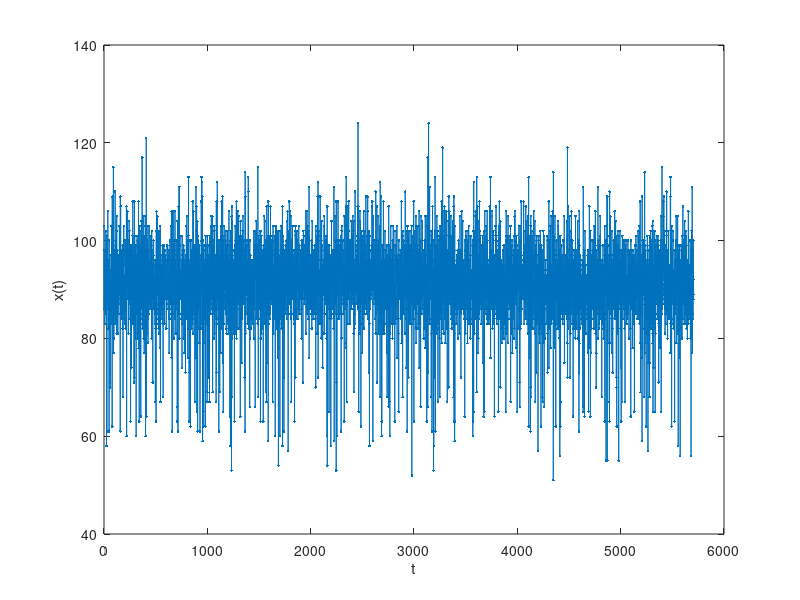
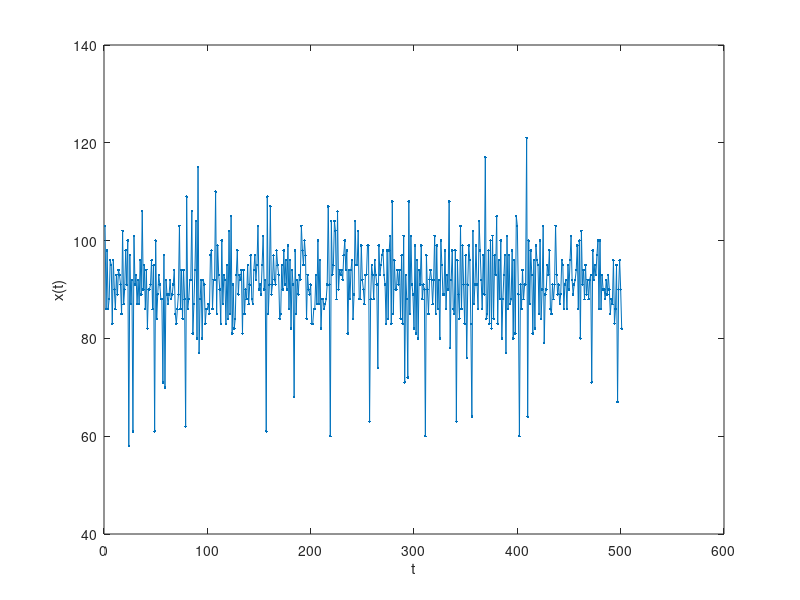

These charts were generated, in order, by the following MATLAB code: (Note: this script raises an error after producing the figures.)
% Simulation of an ARMA process. 
% 1. Generation of a time series from a given ARMA process
% 2. Autocorrelation and partial autocorrelation 
% 3. Fit of a ARMA model.
% 4. Prediction error statistic for the ARMA model.
% 5. Multi-step predictions from a given target point with the ARMA model.
clear all
close all



rooV = [0.4+0.3*i 0.4-0.3*i 0.6 0.8]';
%phi0= 0;
%thetaV = [-5 0.4];
%n = 1000;
sdnoise = 0;
maxtau = 100;
Tmax = 10;
proptest = 0.3;
alpha = 0.05;

tmpV = poly(rooV);
%phiV = [phi0; -tmpV(2:length(rooV)+1)'];
%pgen = length(phiV)-1;
%qgen = length(thetaV);
% 1. Generation of a time series from a given ARMA process
xV=load('eruption2006.dat');
xV500 = xV(1:501);
n=length(xV);
xV=load('eruption2006.dat');
figno = 1;
figure(figno)
clf
plot(xV,'.-')
hold on
xlabel('t')
ylabel('x(t)')
%title(sprintf('ARMA(%d,%d), time history',pgen,qgen))


figno = figno + 1;
figure(figno)
clf
plot(xV500,'.-')
hold on
xlabel('t')
ylabel('x(t)')





% 2. Autocorrelation and partial autocorrelation 
% 2a. Autocorrelation
[acM] = autocorrelation(xV, maxtau);
zalpha = norminv(1-alpha/2);
autlim = zalpha/sqrt(n);
figno = figno + 1;
figure(figno)
clf
hold on
for ii=1:maxtau
    plot(acM(ii+1,1)*[1 1],[0 acM(ii+1,2)],'b','linewidth',1.5)
end
plot([0 maxtau+1],[0 0],'k','linewidth',1.5)
plot([0 maxtau+1],autlim*[1 1],'--c','linewidth',1.5)
plot([0 maxtau+1],-autlim*[1 1],'--c','linewidth',1.5)
xlabel('\tau')
ylabel('r(\tau)')
%title(sprintf('ARMA(%d,%d), autocorrelation',pgen,qgen))


% 2a. Autocorrelation of small 
[acM500] = autocorrelation(xV500, maxtau);
zalpha = norminv(1-alpha/2);
autlim = zalpha/sqrt(n);
figno = figno + 1;
figure(figno)
clf
hold on
for ii=1:maxtau
    plot(acM500(ii+1,1)*[1 1],[0 acM500(ii+1,2)],'b','linewidth',1.5)
end
plot([0 maxtau+1],[0 0],'k','linewidth',1.5)
plot([0 maxtau+1],autlim*[1 1],'--c','linewidth',1.5)
plot([0 maxtau+1],-autlim*[1 1],'--c','linewidth',1.5)
xlabel('\tau')
ylabel('r(\tau)')


% 2b. Partial autocorrelation
display = 1;
pacfV = parautocor(xV,maxtau);
figno = figno + 1;
figure(figno)
clf
hold on
for ii=1:maxtau
    plot(acM(ii+1,1)*[1 1],[0 pacfV(ii)],'b','linewidth',1.5)
end
plot([0 maxtau+1],[0 0],'k','linewidth',1.5)
plot([0 maxtau+1],autlim*[1 1],'--c','linewidth',1.5)
plot([0 maxtau+1],-autlim*[1 1],'--c','linewidth',1.5)
xlabel('\tau')
ylabel('\phi_{\tau,\tau}')
title(sprintf('ARMA(%d,%d), partial autocorrelation',1,1))


% 2b. Partial autocorrelation
display = 1;
pacfV500 = parautocor(xV500,maxtau);
figno = figno + 1;
figure(figno)
clf
hold on
for ii=1:maxtau
    plot(acM(ii+1,1)*[1 1],[0 pacfV500(ii)],'b','linewidth',1.5)
end
plot([0 maxtau+1],[0 0],'k','linewidth',1.5)
plot([0 maxtau+1],autlim*[1 1],'--c','linewidth',1.5)
plot([0 maxtau+1],-autlim*[1 1],'--c','linewidth',1.5)
xlabel('\tau')
ylabel('\phi_{\tau,\tau}')
title(sprintf('ARMA(%d,%d), partial autocorrelation',1,1))


%[fnnM,mdistV,sddistV] = falsenearest(xV,1,20,10,0,'false nearest');

%[hV,pV,QV,xautV] = portmanteauLB(acM(:,2) ,20 , 0.05, 'portmanteau');
[hV,pV,QV,xautV] = portmanteauLB(xV,20 , 0.05, 'portmanteau');

[mutM] = mutualinformation(xV, 10)

t_mut = 1;
m=7;
%Tmax = (m-1)*t_mut;
Tmax = 10
[fnnM,mdistV,sddistV] = falsenearest(xV,1,10,10,0,'fnn')

t_mut = 1;
m=5;
%Tmax = (m-1)*t_mut;
Tmax =10;




nrmseV = localfitnrmse(xV,t_mut,m,Tmax ,50,0,'nrmse')
[nrmseV,preM] = localpredictnrmse(xV,10,1,m,Tmax,200,1,'prediction')

n1 =10
q=1
p=1
nnei=5
%[preV] = predictARMAmultistep(xV,n1,p,q,Tmax,'example');
[preV] = linearpredictmultistep(xV,5686,m,20,'example');
[preV1] = localpredictmultistep(xV,5686,1,m,20,nnei,q,'example');
%{

% 4. Prediction error statistic for the ARMA model.
nlast = proptest*n;
tittxt = sprintf('ARMA(%d,%d), %%test=%1.2f, prediction error',p,q,proptest);
figno = figno + 1;
figure(figno);
clf
[nrmseV,preM] = predictARMAnrmse(xV,p,q,Tmax,nlast,'example');
figno = figno + 1;
figure(figno);
clf
plot([n-nlast+1:n]',xV(n-nlast+1:n),'.-')
hold on
plot([n-nlast+1:n]',preM(:,1),'.-r')
if Tmax>1
    plot([n-nlast+1:n]',preM(:,2),'.-c')
	if Tmax>2
        plot([n-nlast+1:n]',preM(:,3),'.-k')
    end
end
switch Tmax
    case 1
        legend('true','T=1','Location','Best')
    case 2
        legend('true','T=1','T=2','Location','Best')
    otherwise
        legend('true','T=1','T=2','T=3','Location','Best')
end
% 5. Multi-step predictions from a given target point with the ARMA model.
n1 = n-Tmax;
figno = figno + 1;
figure(figno);
clf
[preV] = predictARMAmultistep(xV,n1,p,q,Tmax,'example');
%}
